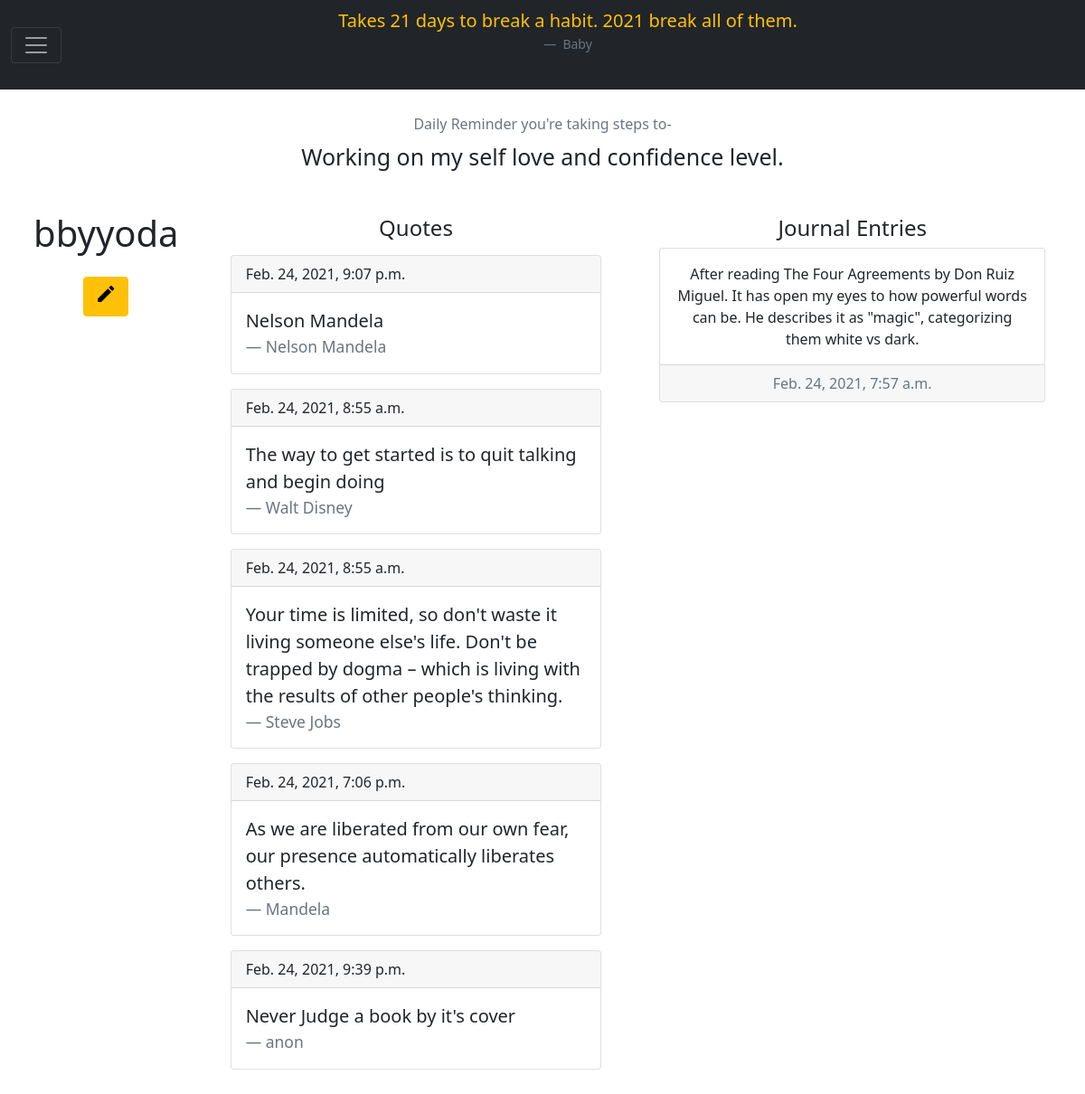
/profile (signed in), run on an earlier commit of the app's database.
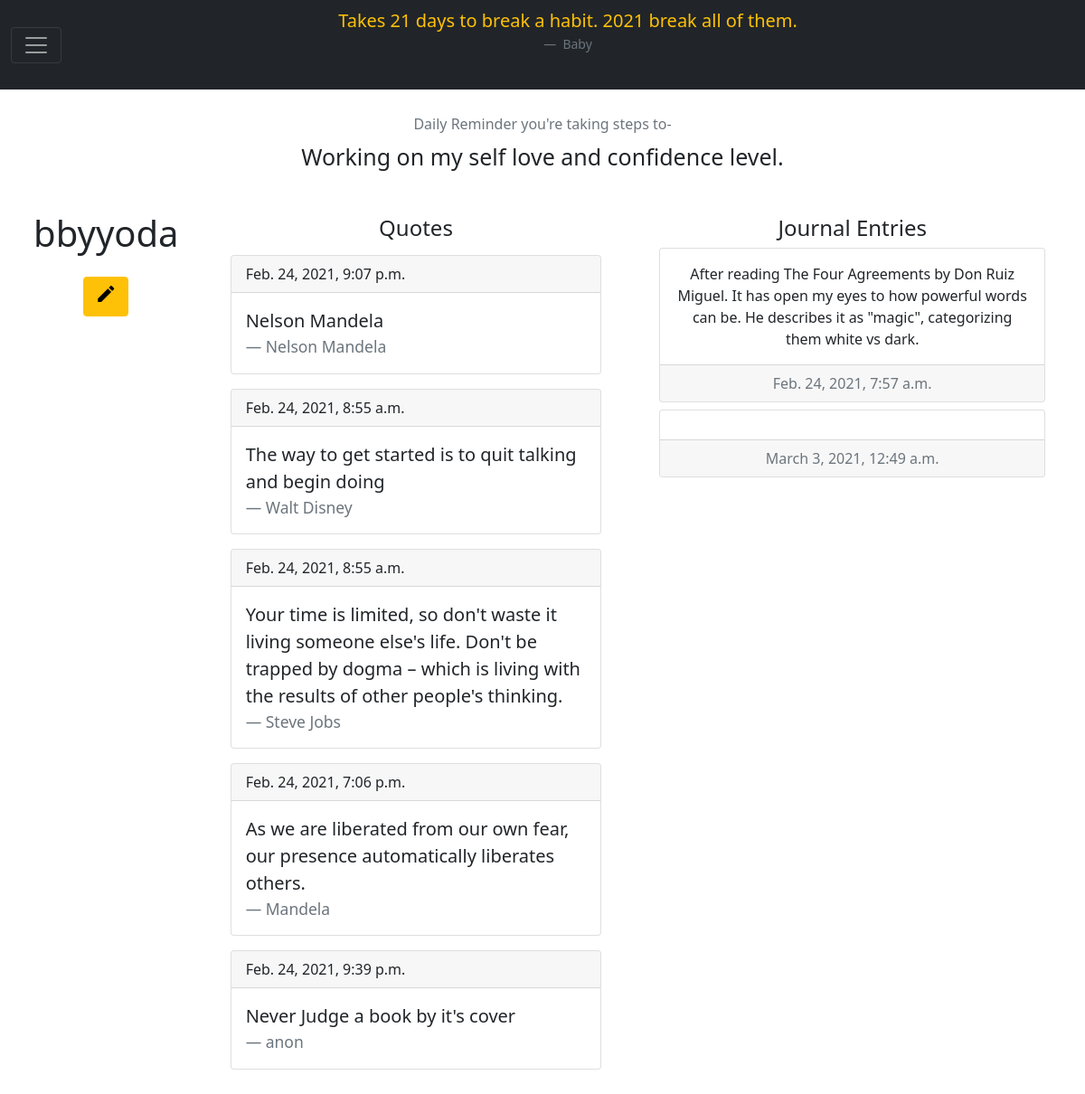
And on a later commit of the database.
### blossom_app/models.py (models this page shows)
class Quotes(models.Model):
    the_quote = models.TextField(null=True)
    quote_author = models.CharField(max_length=200, null=True)
    user = models.ForeignKey(Users, related_name='quote', on_delete=models.CASCADE)
    created_at = models.DateTimeField(auto_now_add=True)
    updated_at = models.DateTimeField(auto_now = True)

class Journal_Entires(models.Model):
    entry = models.TextField()
    user = models.ForeignKey(Users, related_name='journal_entry', on_delete=models.CASCADE)
    created_at = models.DateTimeField(auto_now_add=True)
    updated_at = models.DateTimeField(auto_now = True)

### blossom_app/views.py (the view)
# urls.py: path('profile', views.profile),
def profile(request):
    if request.method =="GET":
        current_user = Users.objects.get(id=request.session['user_id'])
        context = {
            'quotes': Quotes.objects.filter(user=current_user ),
            'journal_entries':Journal_Entires.objects.filter(user=current_user ),
            'user': current_user
        }
        return render(request, 'bloom_profile.html', context)
    return redirect('/bloomboard')

### blossom_app/templates/bloom_profile.html (shortened to what this page needs)
<!DOCTYPE html>
<html lang="en">
<head>
    <link href="https://cdn.jsdelivr.net/npm/bootstrap@5.0.0-beta2/dist/css/bootstrap.min.css" rel="stylesheet"
 />
</head>
<body>
    <nav class="navbar navbar-dark bg-dark">
        <div class="container-fluid">
            <button class="navbar-toggler" type="button" data-bs-toggle="collapse" data-bs-target="#navbar"
                aria-controls="navbarToggleExternalContent" aria-expanded="false" aria-label="Toggle navigation">
                <span class="navbar-toggler-icon"></span>
            </button>
            <figure class="text-center mx-auto">
                <blockquote class="blockquote text-warning">
                    <p>{{user.personal_quote}}</p>
                </blockquote>
                <figcaption class="blockquote-footer">
                    {{user.first_name}} {{current_user.last_name}}
                </figcaption>
            </figure>
        </div>
    </nav>
    <header class="m-3">
        <div class="card text-center mx-auto" style="width: 800px; border-color: white;">
            <div class="card-body">
                <h6 class="card-subtitle mb-2 text-muted">
                    Daily Reminder you're taking steps to-
                </h6>
                <p class="card-text" style="font-size: 25px">
                    {{user.reasons}}
                </p>
            </div>
        </div>
    </header>
    <div class="container-fluid">
        <div class="row p-1 mx-auto ">
            <div class="col-2 m-1 text-center">
                <h1 class="display-6">{{user.username}}</h1>
                <button type="button" class="btn btn-warning m-3">
                    <a href="/edit_profile/{{user.id}}">
                        <span title="Add Friend" class="material-icons" style="color: black">edit</span>
                    </a>
                </button>
            </div>
            <div class="col  m-2">
                <h4 class="text-center">Quotes</h4>
                {% for quote in quotes %}
                <div class="card m-3">
                    <div class="card-header">
                        {{quote.updated_at}}
                    </div>
                    <div class="card-body">
                        <blockquote class="blockquote mb-0">
                            <p>{{quote.the_quote}}</p>
                            <footer class="blockquote-footer">{{quote.quote_author}}</footer>
                        </blockquote>
                    </div>
                </div>
                {% endfor %}
            </div>
            <div class="col  m-2">
                <h4 class="text-center">Journal Entries</h4>
                {% for entry in journal_entries %}
                <div class="card text-center m-2">
                    <div class="card-body">
                        <p class="card-text">{{entry.entry}}</p>
                    </div>
                    <div class="card-footer text-muted">
                        {{entry.updated_at}}
                    </div>
                </div>
                {% endfor %}
            </div>
        </div>
    </div>
</body>
</html>

What changed in the data, as far as the page shows it:
added Journal_Entires: updated_at "March 3, 2021, 12:49 a.m."
